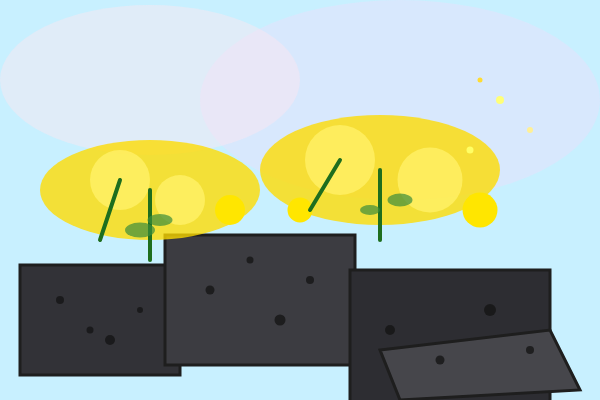
Frame 1 (no input)
Frame 60 (no input): identical to frame 1, image omitted
Frame 120 (the mouse pressed at the canvas centre since frame 60): identical to frame 1, image omitted

The p5.js sketch that drew this single still picture (run headless with seeded random() and noise() and a simulated clock; from frame 60 on, the mouse is pressed at the canvas centre):

// p5.js sketch
// ── sketch.js
function setup() {
  createCanvas(600, 400);


  rectMode(CENTER);
}

function draw() {
  background(200, 240, 255); 

  noStroke();
  fill(240, 220, 250, 100); 
  ellipse(400, 100, 400, 200);
  fill(250, 230, 240, 120); 
  ellipse(150, 80, 300, 150);


  stroke(30); 
  strokeWeight(3);
  
  fill(50, 50, 55); 
  rect(100, 320, 160, 110); 
  
  fill(60, 60, 65);
  rect(260, 300, 190, 130); 
  
  fill(45, 45, 50);
  rect(450, 340, 200, 140);
  fill(70, 70, 75);
  quad(380, 350, 550, 330, 580, 390, 400, 400); 


  noStroke(); 
  fill(20, 20, 20, 200); 
  
  circle(60, 300, 8); circle(110, 340, 10);
  circle(140, 310, 6); circle(90, 330, 7);
  circle(210, 290, 9); circle(280, 320, 11);
  circle(250, 260, 7); circle(310, 280, 8);
  circle(390, 330, 10); circle(440, 360, 9);
  circle(490, 310, 12); circle(530, 350, 8);

  noStroke(); 
  

  fill(255, 220, 0, 200);
  ellipse(150, 190, 220, 100); 
  ellipse(380, 170, 240, 110);
  

  fill(255, 240, 100, 220);
  circle(120, 180, 60);
  circle(180, 200, 50);
  circle(340, 160, 70);
  circle(430, 180, 65);
  

  fill(255, 230, 0); 
  circle(230, 210, 30);
  circle(300, 210, 25);
  circle(480, 210, 35);


  stroke(30, 110, 30); 
  strokeWeight(4);
  
  line(150, 190, 150, 260); 
  line(120, 180, 100, 240);
  line(380, 170, 380, 240);
  line(340, 160, 310, 210);
  
  noStroke();
  fill(60, 140, 60, 180);
  ellipse(140, 230, 30, 15);
  ellipse(160, 220, 25, 12);
  ellipse(370, 210, 20, 10);
  ellipse(400, 200, 25, 13);
  
  
  fill(255, 255, 120); circle(500, 100, 8);
  fill(255, 240, 150); circle(530, 130, 6);
  fill(255, 255, 100); circle(470, 150, 7);
  fill(255, 220, 50); circle(480, 80, 5);
}
